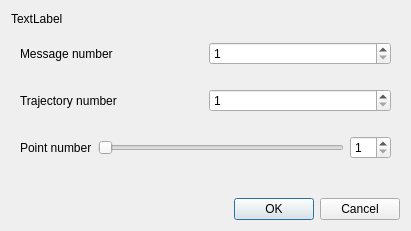
<?xml version="1.0" encoding="UTF-8"?>
<ui version="4.0">
 <class>ChooseTrajectoryDialog</class>
 <widget class="QDialog" name="ChooseTrajectoryDialog">
  <property name="geometry">
   <rect>
    <x>0</x>
    <y>0</y>
    <width>411</width>
    <height>231</height>
   </rect>
  </property>
  <property name="windowTitle">
   <string>FreeCAD - CROSS - Choose Trajectory</string>
  </property>
  <layout class="QVBoxLayout" name="verticalLayout">
   <item>
    <widget class="QLabel" name="model_label">
     <property name="text">
      <string>TextLabel</string>
     </property>
    </widget>
   </item>
   <item>
    <widget class="QWidget" name="message_number_widget" native="true">
     <layout class="QHBoxLayout" name="horizontalLayout_2">
      <item>
       <widget class="QLabel" name="message_number_label">
        <property name="text">
         <string>Message number</string>
        </property>
       </widget>
      </item>
      <item>
       <widget class="QSpinBox" name="message_number_spin_box">
        <property name="minimum">
         <number>1</number>
        </property>
       </widget>
      </item>
     </layout>
    </widget>
   </item>
   <item>
    <widget class="QWidget" name="traj_number_widget" native="true">
     <layout class="QHBoxLayout" name="horizontalLayout">
      <item>
       <widget class="QLabel" name="traj_number_label">
        <property name="text">
         <string>Trajectory number</string>
        </property>
       </widget>
      </item>
      <item>
       <widget class="QSpinBox" name="traj_number_spin_box">
        <property name="minimum">
         <number>1</number>
        </property>
       </widget>
      </item>
     </layout>
    </widget>
   </item>
   <item>
    <widget class="QWidget" name="point_number_widget" native="true">
     <layout class="QHBoxLayout" name="horizontalLayout_3">
      <item>
       <widget class="QLabel" name="point_number_label">
        <property name="text">
         <string>Point number</string>
        </property>
       </widget>
      </item>
      <item>
       <widget class="QSlider" name="point_number_slider">
        <property name="minimum">
         <number>1</number>
        </property>
        <property name="orientation">
         <enum>Qt::Horizontal</enum>
        </property>
       </widget>
      </item>
      <item>
       <widget class="QSpinBox" name="point_number_spin_box">
        <property name="minimum">
         <number>1</number>
        </property>
       </widget>
      </item>
     </layout>
    </widget>
   </item>
   <item>
    <widget class="QWidget" name="table_container_widget" native="true">
     <layout class="QVBoxLayout" name="verticalLayout_2"/>
    </widget>
   </item>
   <item>
    <widget class="QDialogButtonBox" name="button_box">
     <property name="orientation">
      <enum>Qt::Horizontal</enum>
     </property>
     <property name="standardButtons">
      <set>QDialogButtonBox::Cancel|QDialogButtonBox::Ok</set>
     </property>
    </widget>
   </item>
  </layout>
 </widget>
 <resources/>
 <connections>
  <connection>
   <sender>button_box</sender>
   <signal>accepted()</signal>
   <receiver>ChooseTrajectoryDialog</receiver>
   <slot>accept()</slot>
   <hints>
    <hint type="sourcelabel">
     <x>248</x>
     <y>254</y>
    </hint>
    <hint type="destinationlabel">
     <x>157</x>
     <y>274</y>
    </hint>
   </hints>
  </connection>
  <connection>
   <sender>button_box</sender>
   <signal>rejected()</signal>
   <receiver>ChooseTrajectoryDialog</receiver>
   <slot>reject()</slot>
   <hints>
    <hint type="sourcelabel">
     <x>316</x>
     <y>260</y>
    </hint>
    <hint type="destinationlabel">
     <x>286</x>
     <y>274</y>
    </hint>
   </hints>
  </connection>
 </connections>
</ui>
